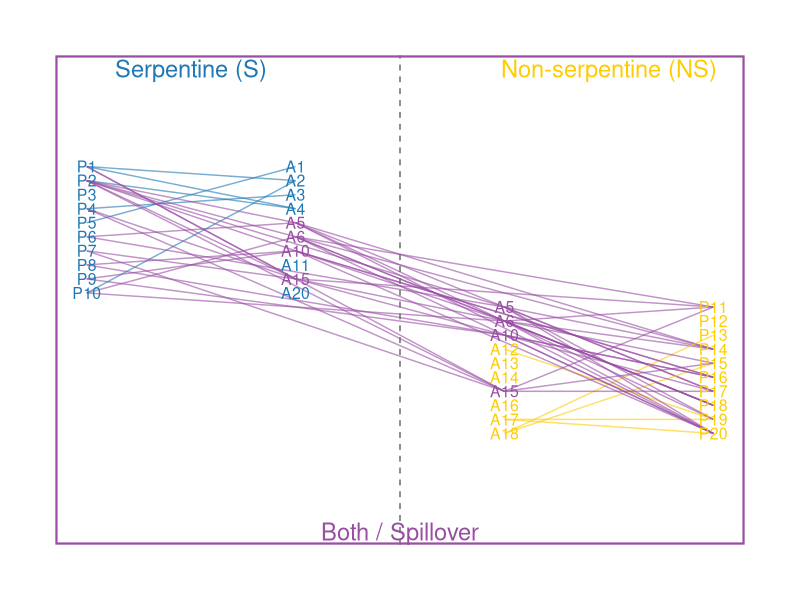

This figure's R source:

#### Code for conceptual figure #####
##### code by Becca Nelson  #######
###### date created: 10-29-2025 ###########
######### date last modified: 10-29-2025 #######
###### create conceptual figure of simulation design #######



library(ggplot2)
library(dplyr)

# hypothetical plant and animal species
plants_S  <- paste0("P", 1:10)
plants_NS <- paste0("P", 11:20)

animals_S  <- paste0("A", c(1:6, 10, 11, 15, 20))
animals_NS <- paste0("A", c(5, 6, 10, 12:18))


shared_animals <- intersect(animals_S, animals_NS)


plants <- data.frame(
  name = c(plants_S, plants_NS),
  x = c(rep(1, length(plants_S)), rep(4, length(plants_NS))),
  y = seq(10, 1, length.out = 20),
  region = c(rep("S", length(plants_S)), rep("NS", length(plants_NS)))
)

animals <- data.frame(
  name = c(animals_S, animals_NS),
  x = c(rep(2, length(animals_S)), rep(3, length(animals_NS))),
  y = seq(10, 1, length.out = length(c(animals_S, animals_NS))),
  region = c(rep("S", length(animals_S)), rep("NS", length(animals_NS)))
)


animals$shared <- animals$name %in% shared_animals

# hypothetical interactions
set.seed(123)


interactions_S <- expand.grid(plant = plants_S, animal = animals_S) %>%
  mutate(interact = rbinom(n(), 1, 0.1)) %>%
  filter(interact == 1)


interactions_NS <- expand.grid(plant = plants_NS, animal = animals_NS) %>%
  mutate(interact = rbinom(n(), 1, 0.1)) %>%
  filter(interact == 1)


interactions_shared <- expand.grid(
  plant = c(plants_S, plants_NS),
  animal = shared_animals
) %>%
  mutate(interact = rbinom(n(), 1, 0.25)) %>%
  filter(interact == 1)


interactions <- bind_rows(interactions_S, interactions_NS, interactions_shared)


interactions$type <- case_when(
  interactions$animal %in% shared_animals ~ "spillover",
  interactions$plant %in% plants_S ~ "S",
  interactions$plant %in% plants_NS ~ "NS"
)


interactions <- interactions %>%
  left_join(plants, by = c("plant" = "name")) %>%
  rename(xp = x, yp = y) %>%
  left_join(animals, by = c("animal" = "name")) %>%
  rename(xa = x, ya = y)


cols <- c("S" = "#1f78b4",       
          "NS" = "#ffcc00",      
          "spillover" = "#984ea3")  


p <- ggplot() +
  geom_segment(
    data = interactions,
    aes(x = xp, xend = xa, y = yp, yend = ya, color = type),
    alpha = 0.6
  ) +
  # Plants
  geom_text(data = plants, aes(x, y, label = name,
                               color = ifelse(region == "S", "S", "NS")),
            size = 4) +
  # Animals
  geom_text(data = animals,
            aes(x, y, label = name,
                color = ifelse(shared, "spillover",
                               ifelse(region == "S", "S", "NS"))),
            size = 4) +
  geom_vline(xintercept = 2.5, linetype = "dashed", color = "gray40") +
  annotate("text", x = 1.5, y = 13, label = "Serpentine (S)", size = 6, color = "#1f78b4", vjust = 0) +
annotate("text", x = 3.5, y = 13, label = "Non-serpentine (NS)", size = 6, color = "#ffcc00", vjust = 0)+
  annotate("text", x = 2.5, y = -2, label = "Both / Spillover", size = 6, color = "#984ea3", vjust = 1) +
  scale_color_manual(values = cols, guide = "none") +
  theme_void() +
  theme(
    plot.margin = margin(40, 40, 40, 40),
    panel.border = element_rect(color = "#984ea3", fill = NA, linewidth = 1.5)
  )

# Save as high-resolution PDF
ggsave("interaction_diagram.pdf", plot = p,
       width = 10, height = 6, units = "in", dpi = 600, device = cairo_pdf)
